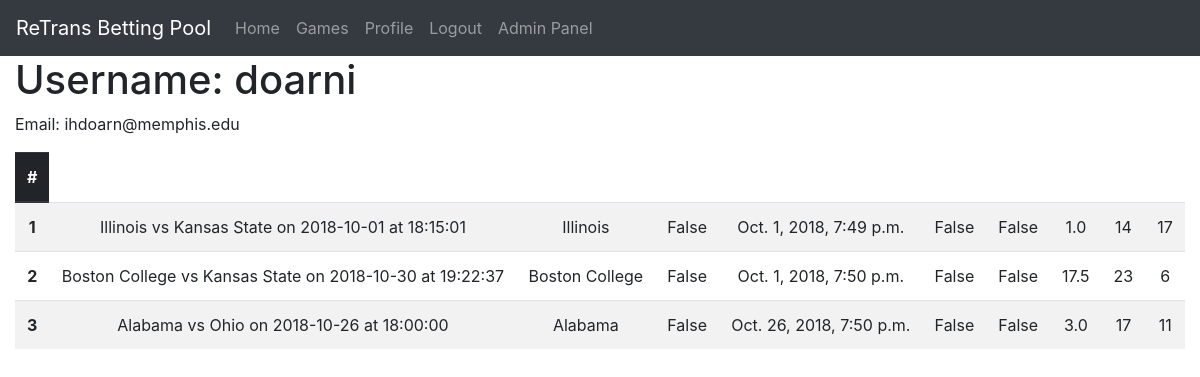
/accounts/profile/ (signed in), run on an earlier commit of the app's database.
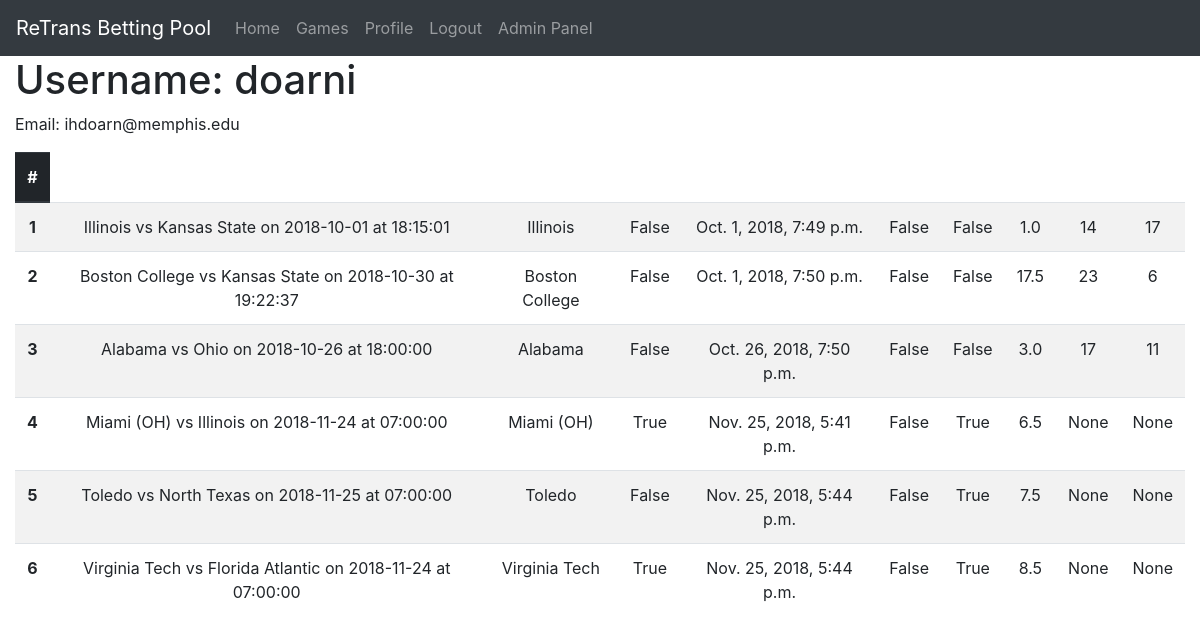
And on a later commit of the database.
### pool/models.py (models this page shows, shortened)
class Bet(models.Model):
    user = models.ForeignKey(User, on_delete=models.CASCADE)
    game = models.ForeignKey(Game, on_delete=models.CASCADE)
    team = models.ForeignKey(Team, on_delete=models.CASCADE)
    is_high_risk = models.BooleanField()
    date_time = models.DateTimeField()
    has_paid_for_season = models.BooleanField(default=False)
    has_paid_for_week = models.BooleanField(default=False)

class Game(models.Model):
    favorite = models.ForeignKey(Team, on_delete=models.CASCADE, related_name='favorite')
    underdog = models.ForeignKey(Team, on_delete=models.CASCADE, related_name='underdog')
    home = models.ForeignKey(Team, on_delete=models.CASCADE, related_name='home')
    tv = models.CharField(max_length=12)
    date_time = models.DateTimeField()
    spread = models.FloatField()
    is_game_of_week = models.BooleanField(default=False)
    underdog_score = models.IntegerField(null=True, blank=True)
    favorite_score = models.IntegerField(null=True, blank=True)
    is_tie_breaker = models.BooleanField(default=False)
    def __str__(self):
        return "{} vs {} on {} at {}".format(
                self.favorite.name,    self.underdog.name,
                self.date_time.date(), self.date_time.time()
            )

class Team(models.Model):
    name = models.CharField(max_length=64)
    class Meta:
        ordering = ["name"]
    def __str__(self):
        return "{}".format(self.name)

### pool/views.py (the view)
# urls.py: path('accounts/profile/', pool_views.profile, name='profile'),
@login_required
def profile(request):
    return render(
        request, 'accounts/profile.html',
        {
            'bets': Bet.objects.filter(user=request.user).order_by('date_time')
        }
    )

### pool/templates/accounts/profile.html (shortened to what this page needs)
{% extends 'base.html' %}
{% block content %}
    <div class="container-fluid">
        <h1>Username: {{ user }}</h1>
        <p>Email: {{ user.email }}</p>
    </div>
    <div class="container-fluid text-center">
        <div >
            <table class="table table-striped">
            <thead class="thead-dark">
                <tr>
                    <th scope="col">#</th>
                </tr>
                </thead>
                <tbody>
                    {% for bet in bets %}
                        <tr>
                            <th scope="row">{{ forloop.counter }}</th>
                            <td>{{ bet.game }}</td>
                            <td>{{ bet.team }}</td>
                            <td>{{ bet.is_high_risk }}</td>
                            <td>{{ bet.date_time }}</td>
                            <td>{{ bet.has_paid_for_season }}</td>
                            <td>{{ bet.has_paid_for_week }}</td>
                            <td>{{ bet.game.spread }}</td>
                            <td>{{ bet.game.underdog_score }}</td>
                            <td>{{ bet.game.favorite_score }}</td>
                    	</tr>
                    {% endfor %}
                </tbody>
            </table>
        </div>
    </div>
{% endblock %}

What changed in the data, as far as the page shows it:
added Bet: game "Miami (OH) vs Illinois on 2018-11-24 at 07:00:00", team "Miami (OH)", is_high_risk "True", date_time "Nov. 25, 2018, 5:41 p.m.", has_paid_for_season "False", has_paid_for_week "True", game.spread "6.5", game.underdog_score "None", game.favorite_score "None"
added Bet: game "Toledo vs North Texas on 2018-11-25 at 07:00:00", team "Toledo", is_high_risk "False", date_time "Nov. 25, 2018, 5:44 p.m.", has_paid_for_season "False", has_paid_for_week "True", game.spread "7.5", game.underdog_score "None", game.favorite_score "None"
added Bet: game "Virginia Tech vs Florida Atlantic on 2018-11-24 at 07:00:00", team "Virginia Tech", is_high_risk "True", date_time "Nov. 25, 2018, 5:44 p.m.", has_paid_for_season "False", has_paid_for_week "True", game.spread "8.5", game.underdog_score "None", game.favorite_score "None"
